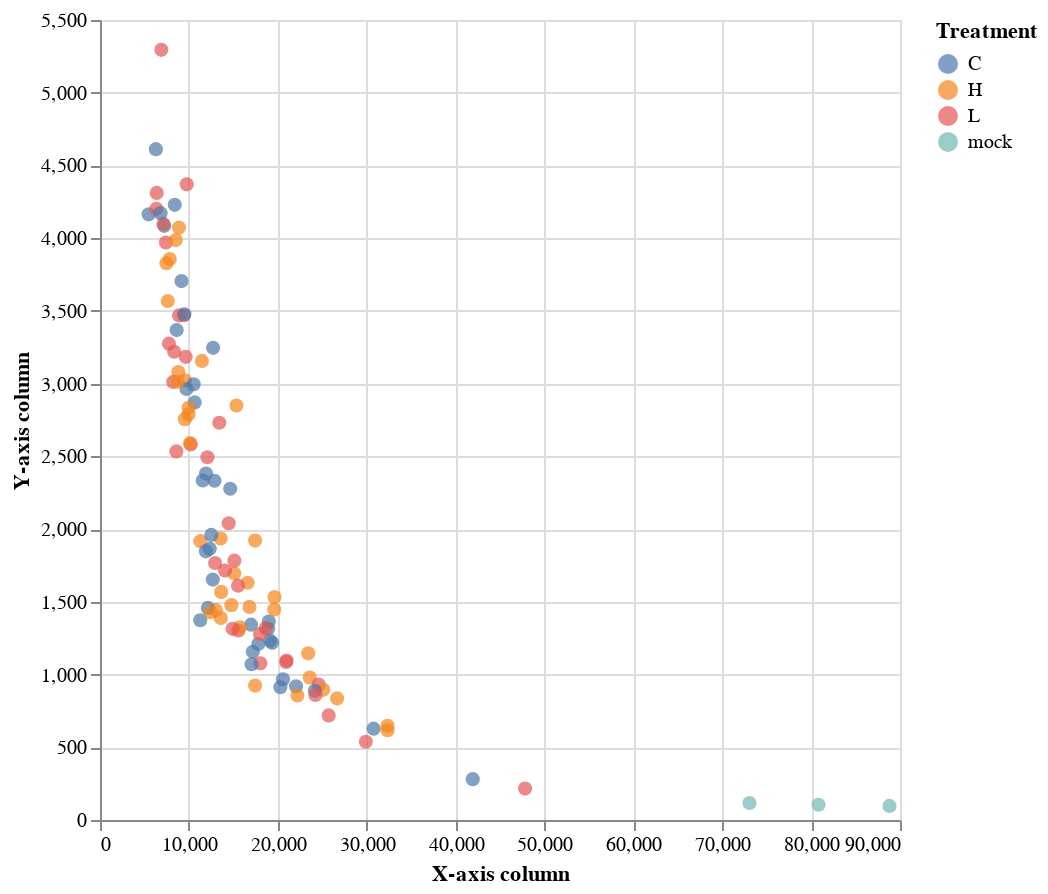

Write notebook code for a chart like this one.
### Markdown cell above
Below is a chart where you can choose other statistics to plot against each other.

### Code cell
alt.Chart(asm_stats.reset_index()).mark_circle(size=si_var, opacity=op_var).encode(
    x=alt.X("x:Q").title('X-axis column'), y=alt.Y("y:Q").title("Y-axis column"), color="Treatment",
    tooltip=["sample_id","Contigs","Assembly size (Mbp)", "N50","L50", "N_Predicted_Genes", "Group"]
).transform_calculate(
    x=f'datum[{xcol_param.name}]',
    y=f'datum[{ycol_param.name}]'
).add_params(
    op_var, si_var, xcol_param, ycol_param
).properties(width=400, height=400)
